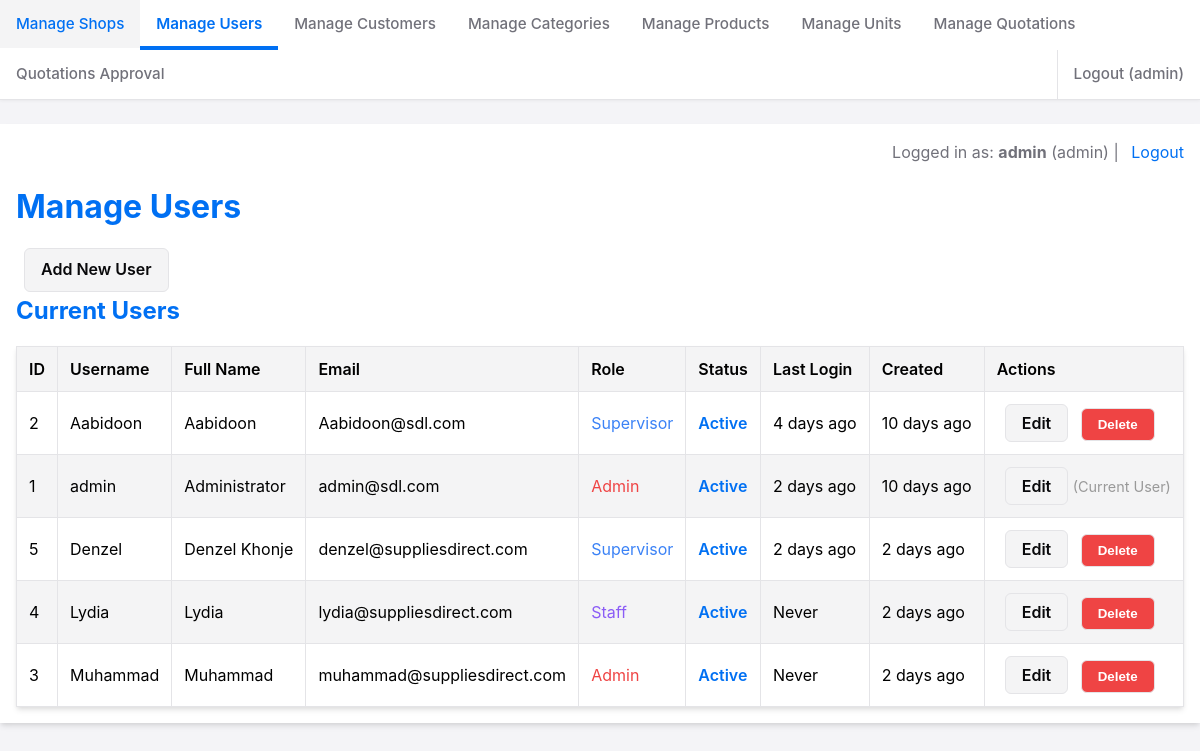
Before: /admin/admin_users.php (signed in) with the older database file.
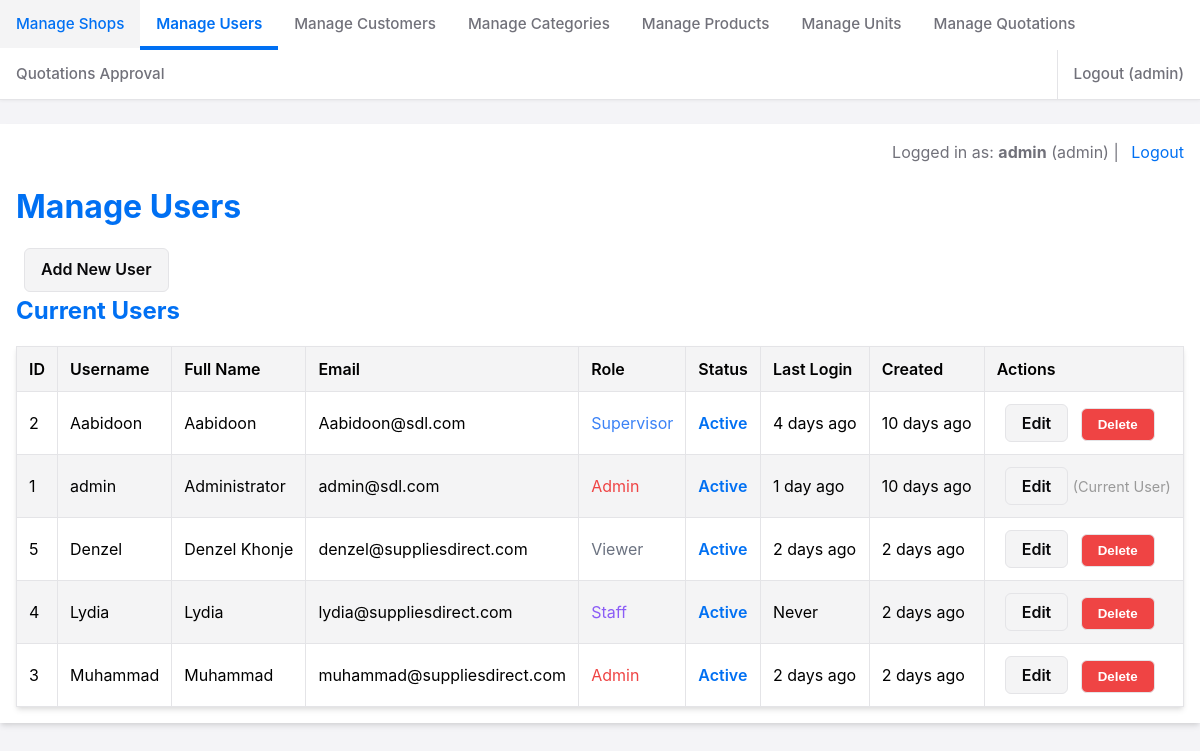
After: the same page with the newer database file.
### tables this page shows
CREATE TABLE IF NOT EXISTS `users` (
  `id` int NOT NULL AUTO_INCREMENT,
  `username` varchar(50) NOT NULL,
  `password_hash` varchar(255) NOT NULL,
  `full_name` varchar(100) DEFAULT NULL,
  `email` varchar(191) NOT NULL,
  `role` enum('admin','manager','staff','supervisor','viewer') DEFAULT 'staff',
  `is_active` tinyint(1) DEFAULT '1',
  `last_login_at` timestamp NULL DEFAULT NULL,
  `created_at` timestamp NULL DEFAULT CURRENT_TIMESTAMP,
  `updated_at` timestamp NULL DEFAULT CURRENT_TIMESTAMP ON UPDATE CURRENT_TIMESTAMP,
  PRIMARY KEY (`id`),
  UNIQUE KEY `username` (`username`),
  UNIQUE KEY `email` (`email`)
);

### includes/db_connect.php (called while the page is built, shortened)
<?php
class DatabaseConfig {
    public static function executeQuery(PDO $pdo, string $query, array $params = []): PDOStatement {
        try {
            $stmt = $pdo->prepare($query);
            $stmt->execute($params);
            return $stmt;
        } catch (PDOException $e) {
            self::logQueryError($query, $params, $e);
            throw $e;
        }
    }
}

### admin/admin_users.php (the view, shortened to what this page needs)
<?php
require_once __DIR__ . '/../includes/time_formating_helper.php';
require_once __DIR__ . '/../includes/db_connect.php';
$pdo = null;
$action = $_GET['action'] ?? 'list';
function esc(string $string): string {
    return htmlspecialchars($string, ENT_QUOTES, 'UTF-8');
}
try {
    $pdo = DatabaseConfig::getConnection();
    $users = [];
    if ($action === 'list') {
        $sql = "SELECT id, username, full_name, email, role, is_active, created_at, last_login_at
                FROM users
                ORDER BY username ASC";
        $stmt = DatabaseConfig::executeQuery($pdo, $sql);
        $users = $stmt->fetchAll();
    }
} catch (PDOException $e) {
    $feedback_message = "Database error: " . $e->getMessage();
    $feedback_type = 'error';
    $action = 'list';
} finally {
    DatabaseConfig::closeConnection($pdo);
}
require_once __DIR__ . '/../includes/nav.php';
?>
<!DOCTYPE html>
<html lang="en">
<head>
    <link rel="stylesheet" href="../css/admin.css">
</head>
<body>
    <div class="container">
        <div class="user-info">
             Logged in as: <strong><?php echo esc($_SESSION['username']); ?></strong> (<?php echo esc($_SESSION['user_role']); ?>)
             | <a href="logout.php">Logout</a>
        </div>
        <h1>Manage Users</h1>
        <?php if ($action === 'list'): ?>
            <a href="admin_users.php?action=add" class="button-link">Add New User</a>
            <h2>Current Users</h2>
            <table>
                <thead>
                    <tr>
                        <th>ID</th>
                        <th>Username</th>
                        <th>Full Name</th>
                        <th>Email</th>
                        <th>Role</th>
                        <th>Status</th>
                        <th>Last Login</th>
                        <th>Created</th>
                        <th>Actions</th>
                    </tr>
                </thead>
                <tbody>
                    <?php if (empty($users)): ?>
                        <tr>
                            <td colspan="9">No users found.</td>
                        </tr>
                    <?php else: ?>
                        <?php foreach ($users as $user): ?>
<tr>
    <td><?php echo (int)$user['id']; ?></td>
    <td><?php echo esc($user['username']); ?></td>
    <td><?php echo esc($user['full_name'] ?? 'N/A'); ?></td>
    <td><?php echo esc($user['email']); ?></td>
    <td><?php echo formatRoleDisplay($user['role']); ?></td>
    <td><?php echo formatStatusDisplay($user['is_active']); ?></td>
    <td><?php echo formatRelativeTime($user['last_login_at']); ?></td>
    <td><?php echo formatRelativeTime($user['created_at']); ?></td>
    <td class="actions">
        <a href="admin_users.php?action=edit&id=<?php echo (int)$user['id']; ?>" class="button-link edit">Edit</a>
        <?php if ($user['id'] !== $_SESSION['user_id']): ?>
            <button type="button" onclick="confirmDelete(<?php echo (int)$user['id']; ?>, '<?php echo esc(addslashes($user['username'])); ?>')" class="button-link delete">Delete</button>
        <?php else: ?>
            <span style="color:#999; font-size: 0.9em;">(Current User)</span>
        <?php endif; ?>
    </td>
</tr>
<?php endforeach; ?>
                    <?php endif; ?>
                </tbody>
            </table>
        <?php endif;  ?>
    </div>
</body>
</html>

### includes/nav.php (shortened to what this page needs)
<?php
$nav_permissions = [
    'admin_users.php' => ['admin'],
    'admin_customers.php' => ['admin', 'manager', 'supervisor', 'viewer'],
    'admin_categories.php' => ['admin', 'manager', 'supervisor', 'viewer'],
    'admin_shops.php' => ['admin', 'manager', 'supervisor', 'viewer'],
    'admin_products.php' => ['admin', 'manager', 'supervisor', 'viewer'],
    'admin_units.php' => ['admin', 'manager', 'supervisor', 'viewer'],
       'admin_quotations.php' => ['admin', 'manager', 'supervisor', 'viewer'],
         'admin_manage_quotations.php' => ['admin'],
];
$current_page = basename($_SERVER['PHP_SELF']);
$user_role = strtolower($_SESSION['user_role'] ?? '');
if (!function_exists('esc_nav')) {
    function esc_nav(string $string): string {
        return htmlspecialchars($string, ENT_QUOTES, 'UTF-8');
    }
}
?>
<nav class="admin-nav">
    <ul>
    <?php if (isset($nav_permissions['admin_shops.php']) && in_array($user_role, $nav_permissions['admin_shops.php'])): ?>
        <li class="<?php echo ($current_page === 'admin_shops.php') ? 'active' : ''; ?>">
            <a href="admin_shops.php">Manage Shops</a>
        </li>
    <?php endif; ?>
        <?php if (isset($nav_permissions['admin_users.php']) && in_array($user_role, $nav_permissions['admin_users.php'])): ?>
            <li class="<?php echo ($current_page === 'admin_users.php') ? 'active' : ''; ?>">
                <a href="admin_users.php">Manage Users</a>
            </li>
        <?php endif; ?>
        <?php if (isset($nav_permissions['admin_customers.php']) && in_array($user_role, $nav_permissions['admin_customers.php'])): ?>
            <li class="<?php echo ($current_page === 'admin_customers.php') ? 'active' : ''; ?>">
                <a href="admin_customers.php">Manage Customers</a>
            </li>
        <?php endif; ?>
        <?php if (isset($nav_permissions['admin_categories.php']) && in_array($user_role, $nav_permissions['admin_categories.php'])): ?>
            <li class="<?php echo ($current_page === 'admin_categories.php') ? 'active' : ''; ?>">
                <a href="admin_categories.php">Manage Categories</a>
            </li>
         <?php endif; ?>
        <?php if (isset($nav_permissions['admin_products.php']) && in_array($user_role, $nav_permissions['admin_products.php'])): ?>
            <li class="<?php echo ($current_page === 'admin_products.php') ? 'active' : ''; ?>">
                <a href="admin_products.php">Manage Products</a>
            </li>
        <?php endif; ?>
        <?php if (isset($nav_permissions['admin_units.php']) && in_array($user_role, $nav_permissions['admin_units.php'])): ?>
        <li class="<?php echo ($current_page === 'admin_units.php') ? 'active' : ''; ?>">
            <a href="admin_units.php">Manage Units</a>
        </li>
    <?php endif; ?>
           <?php if (isset($nav_permissions['admin_quotations.php']) && in_array($user_role, $nav_permissions['admin_quotations.php'])): ?>
        <li class="<?php echo ($current_page === 'admin_quotations.php') ? 'active' : ''; ?>">
            <a href="admin_quotations.php">Manage Quotations</a>
        </li>
    <?php endif; ?>
        <?php if (isset($nav_permissions['admin_manage_quotations.php']) && in_array($user_role, $nav_permissions['admin_manage_quotations.php'])): ?>
        <li class="<?php echo ($current_page === 'admin_manage_quotations.php') ? 'active' : ''; ?>">
            <a href="admin_manage_quotations.php">Quotations Approval</a>
        </li>
    <?php endif; ?>
        <?php if (isset($_SESSION['user_id'])): ?>
            <li class="logout">
                <a href="logout.php">Logout (<?php echo esc_nav($_SESSION['username']); ?>)</a>
            </li>
        <?php endif; ?>
    </ul>
</nav>

### includes/time_formating_helper.php
<?php
function formatRelativeTime($timestamp) {
    if (!$timestamp) return 'Never';
    $now = new DateTime();
    $past = new DateTime($timestamp);
    $diff = $now->diff($past);
    $exactTimestamp = date('Y-m-d H:i:s', strtotime($timestamp));
    if ($diff->y > 0) {
        $relativeTime = $diff->y . ' year' . ($diff->y > 1 ? 's' : '') . ' ago';
    } elseif ($diff->m > 0) {
        $relativeTime = $diff->m . ' month' . ($diff->m > 1 ? 's' : '') . ' ago';
    } elseif ($diff->d > 0) {
        $relativeTime = $diff->d . ' day' . ($diff->d > 1 ? 's' : '') . ' ago';
    } elseif ($diff->h > 0) {
        $relativeTime = $diff->h . ' hour' . ($diff->h > 1 ? 's' : '') . ' ago';
    } elseif ($diff->i > 0) {
        $relativeTime = $diff->i . ' minute' . ($diff->i > 1 ? 's' : '') . ' ago';
    } else {
        $relativeTime = 'Just now';
    }
    return "<span class='timestamp' title='Exact time'>{$relativeTime}<span class='tooltip'>{$exactTimestamp}</span></span>";
}
function formatRoleDisplay($role) {
    $formattedRole = ucfirst($role);
    return "<span class='role-{$role}'>{$formattedRole}</span>";
}
function formatStatusDisplay($isActive) {
    return $isActive
        ? "<span class='status-active'>Active</span>"
        : "<span class='status-inactive'>Inactive</span>";
}
?>

### css/admin.css (style rules this page uses)
:root { --background: #ffffff; --foreground: #000000; --card: #ffffff; --card-foreground: #000000; --popover: #ffffff; --popover-foreground: #000000; --primary: #0070f3; --primary-foreground: #ffffff; --secondary: #f4f4f5; --secondary-foreground: #09090b; --muted: #f4f4f5; --muted-foreground: #71717a; --accent: #f4f4f5; --accent-foreground: #09090b; --destructive: #ef4444; --destructive-foreground: #ffffff; --border: #e4e4e7; --input: #e4e4e7; --ring: #0070f3; --role-admin: #ef4444; --role-manager: #10b981; --role-supervisor: #3b82f6; --role-staff: #8b5cf6; --role-viewer: #6b7280; }
* { box-sizing: border-box; margin: 0; padding: 0; }
body { font-family: -apple-system, BlinkMacSystemFont, "Segoe UI", Roboto, Oxygen-Sans, Ubuntu, Cantarell, "Helvetica Neue", sans-serif; line-height: 1.6; color: var(--foreground); background-color: #f4f4f7; }
.container { max-width: 1200px; margin: 0 auto; padding: 1rem; background-color: var(--background); box-shadow: 0 4px 6px -1px rgba(0, 0, 0, 0.1), 0 2px 4px -1px rgba(0, 0, 0, 0.06); }
.user-info { text-align: right; margin-bottom: 1rem; color: var(--muted-foreground); }
.user-info a { color: var(--primary); text-decoration: none; margin-left: 0.5rem; }
h1, h2 { margin-bottom: 1rem; color: var(--primary); }
button, .button-link { display: inline-block; padding: 0.5rem 1rem; border-radius: 0.375rem; text-decoration: none; cursor: pointer; font-weight: 600; transition: all 0.2s ease; }
button { background-color: var(--primary); color: var(--primary-foreground); border: none; }
.button-link { background-color: var(--secondary); color: var(--secondary-foreground); border: 1px solid var(--border); margin-left: 0.5rem; }
.button-link.edit { background-color: var(--accent); color: var(--accent-foreground); }
.button-link.delete { background-color: var(--destructive); color: var(--destructive-foreground); }
table { width: 100%; border-collapse: collapse; background-color: var(--card); box-shadow: 0 4px 6px -1px rgba(0, 0, 0, 0.1), 0 2px 4px -1px rgba(0, 0, 0, 0.06); }
table th, table td { border: 1px solid var(--border); padding: 0.75rem; text-align: left; }
table th { background-color: var(--muted); font-weight: 600; }
table tr:nth-child(even) { background-color: var(--accent); }
.role-admin { color: var(--role-admin); }
.role-supervisor { color: var(--role-supervisor); }
.role-staff { color: var(--role-staff); }
.role-viewer { color: var(--role-viewer); }
.status-active { color: var(--primary); font-weight: 600; }
.timestamp { position: relative; cursor: help; }

### includes/nav.php (style rules this page uses)
.admin-nav { background-color: var(--background); border-bottom: 1px solid var(--border); margin-bottom: 1.5rem; box-shadow: 0 1px 3px rgba(0, 0, 0, 0.05); }
.admin-nav ul { display: flex; list-style: none; padding: 0; margin: 0; flex-wrap: wrap; }
.admin-nav li { position: relative; }
.admin-nav li a { display: block; padding: 0.75rem 1rem; color: var(--muted-foreground); text-decoration: none; font-weight: 500; font-size: 0.95rem; transition: all 0.2s ease; }
.admin-nav li.active { border-bottom: 2px solid var(--primary); }
.admin-nav li.active a { color: var(--primary); font-weight: 600; }
.admin-nav li.logout { margin-left: auto; }
.admin-nav li.logout a { color: var(--muted-foreground); border-left: 1px solid var(--border); }
.admin-nav li.active { position: relative; overflow: hidden; }
.admin-nav li.active::after { content: ''; position: absolute; bottom: 0; left: 0; width: 100%; height: 2px; background-color: var(--primary); animation: slideIn 0.3s ease-out; }

Changed rows visible on the page:
changed users "admin": last_login_at "2 days ago 10 days ago" → "1 day ago 10 days ago"
changed users "Denzel": role "Supervisor" → "Viewer"
changed users "Muhammad": last_login_at "2 days ago" → "2 days ago 2 days ago"; last_login_at "Never" → (not shown)
